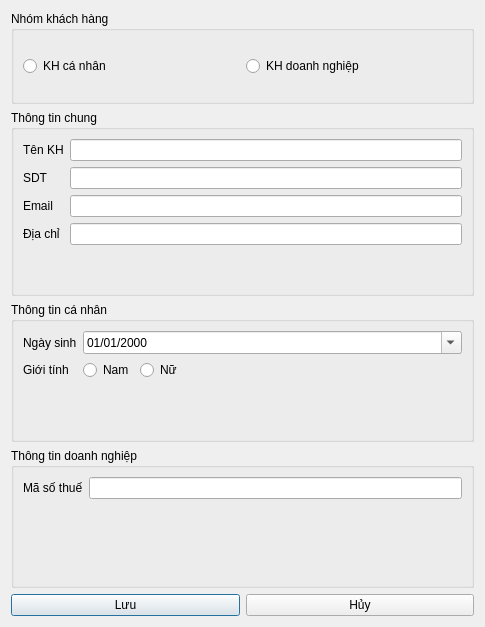
<?xml version='1.0' encoding='utf-8'?>
<ui version="4.0">
 <class>CustomerDialog</class>
 <widget class="QDialog" name="hopThoaiKhachHang">
  <property name="geometry">
   <rect>
    <x>0</x>
    <y>0</y>
    <width>485</width>
    <height>627</height>
   </rect>
  </property>
  <property name="windowTitle">
   <string>Customer Information</string>
  </property>
  <layout class="QVBoxLayout" name="verticalLayout" stretch="2,4,3,3,1">
   <item>
    <widget class="QGroupBox" name="nhomKhachHangLoai">
     <property name="title">
      <string>Nhóm khách hàng</string>
     </property>
     <layout class="QHBoxLayout">
      <item>
       <widget class="QRadioButton" name="radRadioCaNhan">
        <property name="text">
         <string>KH cá nhân</string>
        </property>
       </widget>
      </item>
      <item>
       <widget class="QRadioButton" name="radRadioDoanhNghiep">
        <property name="text">
         <string>KH doanh nghiệp</string>
        </property>
       </widget>
      </item>
     </layout>
    </widget>
   </item>
   <item>
    <widget class="QGroupBox" name="nhomChungThongTin">
     <property name="title">
      <string>Thông tin chung</string>
     </property>
     <layout class="QFormLayout">
      <item row="0" column="0">
       <widget class="QLabel" name="lblName">
        <property name="text">
         <string>Tên KH</string>
        </property>
       </widget>
      </item>
      <item row="0" column="1">
       <widget class="QLineEdit" name="txtKhachHangTen" />
      </item>
      <item row="1" column="0">
       <widget class="QLabel" name="lblPhone">
        <property name="text">
         <string>SDT</string>
        </property>
       </widget>
      </item>
      <item row="1" column="1">
       <widget class="QLineEdit" name="txtDienThoai" />
      </item>
      <item row="2" column="0">
       <widget class="QLabel" name="lblEmail">
        <property name="text">
         <string>Email</string>
        </property>
       </widget>
      </item>
      <item row="2" column="1">
       <widget class="QLineEdit" name="txtEmail" />
      </item>
      <item row="3" column="0">
       <widget class="QLabel" name="label">
        <property name="text">
         <string>Địa chỉ</string>
        </property>
       </widget>
      </item>
      <item row="3" column="1">
       <widget class="QLineEdit" name="txtMacDinh" />
      </item>
     </layout>
    </widget>
   </item>
   <item>
    <widget class="QGroupBox" name="nhomCaNhan">
     <property name="locale">
      <locale language="Vietnamese" country="Vietnam" />
     </property>
     <property name="title">
      <string>Thông tin cá nhân</string>
     </property>
     <layout class="QFormLayout" name="formLayout">
      <item row="0" column="0">
       <widget class="QLabel" name="lblDob">
        <property name="text">
         <string>Ngày sinh</string>
        </property>
       </widget>
      </item>
      <item row="1" column="0">
       <widget class="QLabel" name="lblGender">
        <property name="text">
         <string>Giới tính</string>
        </property>
       </widget>
      </item>
      <item row="1" column="1">
       <layout class="QHBoxLayout" name="horizontalLayout">
        <item>
         <widget class="QRadioButton" name="radRadio">
          <property name="text">
           <string>Nam</string>
          </property>
         </widget>
        </item>
        <item>
         <widget class="QRadioButton" name="radRadio2">
          <property name="text">
           <string>Nữ</string>
          </property>
         </widget>
        </item>
        <item>
         <spacer name="horizontalSpacer">
          <property name="orientation">
           <enum>Qt::Horizontal</enum>
          </property>
          <property name="sizeHint" stdset="0">
           <size>
            <width>40</width>
            <height>20</height>
           </size>
          </property>
         </spacer>
        </item>
       </layout>
      </item>
      <item row="0" column="1">
       <widget class="QDateEdit" name="ngayNgay">
        <property name="showGroupSeparator" stdset="0">
         <bool>false</bool>
        </property>
        <property name="displayFormat">
         <string>dd/MM/yyyy</string>
        </property>
        <property name="calendarPopup">
         <bool>true</bool>
        </property>
       </widget>
      </item>
     </layout>
    </widget>
   </item>
   <item>
    <widget class="QGroupBox" name="nhomDoanhNghiep">
     <property name="title">
      <string>Thông tin doanh nghiệp</string>
     </property>
     <layout class="QFormLayout">
      <item row="0" column="0">
       <widget class="QLabel" name="lblCompany">
        <property name="text">
         <string>Mã số thuế</string>
        </property>
       </widget>
      </item>
      <item row="0" column="1">
       <widget class="QLineEdit" name="txtCongTyTen" />
      </item>
     </layout>
    </widget>
   </item>
   <item>
    <layout class="QHBoxLayout">
     <item>
      <widget class="QPushButton" name="nutLuu">
       <property name="text">
        <string>Lưu</string>
       </property>
      </widget>
     </item>
     <item>
      <widget class="QPushButton" name="nutHuy">
       <property name="text">
        <string>Hủy</string>
       </property>
      </widget>
     </item>
    </layout>
   </item>
  </layout>
 </widget>
 <resources />
 <connections />
</ui>
